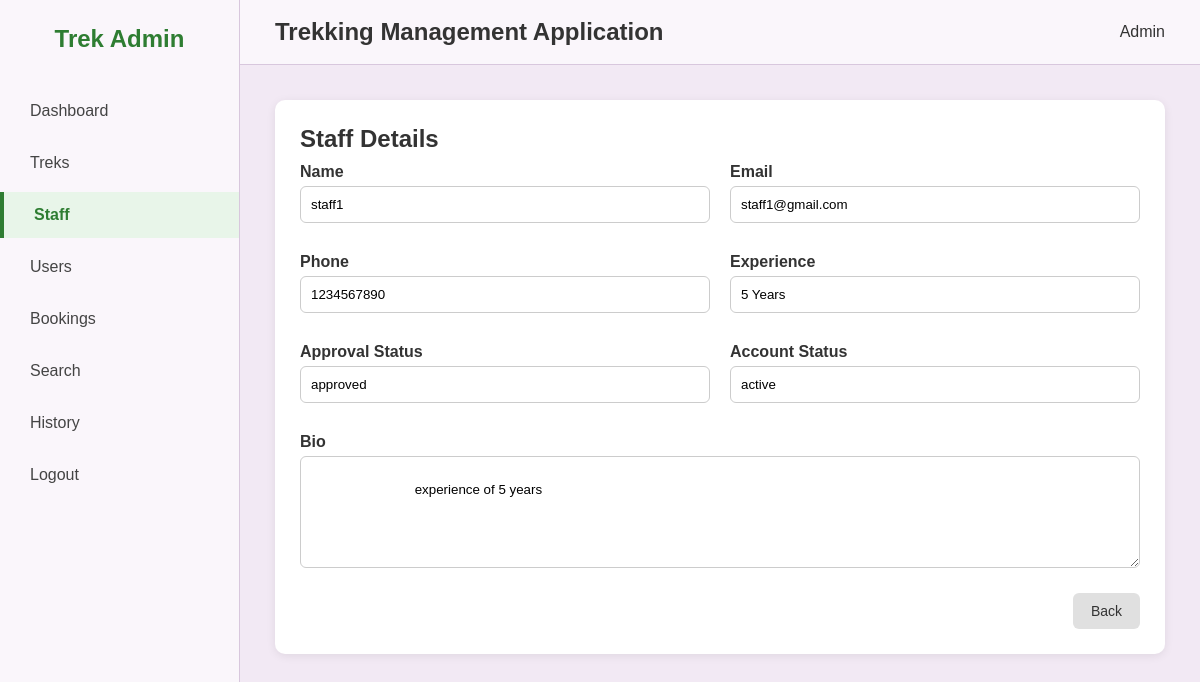
The app's page /admin/staff/3 (signed in) with its own data.
### models/models.py (models this page shows)
class User(db.Model):
    __tablename__='users'
    id=db.Column(db.Integer,primary_key=True)
    name=db.Column(db.String(100),nullable=False)
    email=db.Column(db.String(100),nullable=False,unique=True)
    password=db.Column(db.String(100),nullable=False)
    phone=db.Column(db.String(20),nullable=False)
    role=db.Column(db.String(30),nullable=False,default='user')                #admin/staff/user
    status=db.Column(db.String(20),nullable=False,default='active')    #active/blacklisted
    created_at=db.Column(db.DateTime,default=datetime.utcnow)
    bookings=db.relationship('Booking',backref='user',lazy=True)

class StaffProfile(db.Model):
    __tablename__='staff_profiles'
    id=db.Column(db.Integer,primary_key=True)
    user_id=db.Column(db.Integer, db.ForeignKey('users.id'),nullable=False,unique=True)
    bio=db.Column(db.Text,default='')
    experience_years=db.Column(db.Integer,default=0)
    approval_status=db.Column(db.String(20),default='pending')              #pending/approved/rejected
    user=db.relationship('User',backref=db.backref('staff_profile',uselist=False))

### controllers/admin_controller.py (the view)
    @app.route('/admin/staff/<int:staff_id>')
    @login_required
    @role_required('admin')
    def view_staff_details(staff_id):
        staff = User.query.get_or_404(staff_id)
        if staff.role != 'staff':
            flash("Invalid staff member.",'error')
            return redirect(url_for('view_staff'))
        profile = StaffProfile.query.filter_by(user_id=staff.id).first()
        return render_template('admin/staff_details.html',
                               staff=staff,
                               profile=profile
                               )

### templates/admin/staff_details.html
{% extends "base.html" %}
{% block content %}
<div class="dashboard-container">
    <aside class="sidebar">
        <h2 class="logo">Trek Admin</h2>
        <ul>
            <li><a href="{{ url_for('admin_dashboard') }}">Dashboard</a></li>
            <li><a href="{{ url_for('admin_view_treks') }}">Treks</a></li>
            <li class="active">
                <a href="{{ url_for('view_staff') }}">Staff</a>
            </li>
            <li><a href="{{ url_for('view_users') }}">Users</a></li>
            <li><a href="{{ url_for('view_bookings') }}">Bookings</a></li>
            <li><a href="{{ url_for('search') }}">Search</a></li>
            <li><a href="{{ url_for('trekking_history') }}">History</a></li>
            <li><a href="{{ url_for('logout') }}">Logout</a></li>
        </ul>
    </aside>
    <div class="main-content">
        <header class="topbar">
            <h2>Trekking Management Application</h2>
            <div class="admin-info">
                Admin
            </div>
        </header>
        <div class="content">
            <div class="form-card">
                <h2>Staff Details</h2>
                <div class="form-grid">
                    <div class="form-group">
                        <label>Name</label>
                        <input type="text"
                               value="{{ staff.name }}"
                               readonly>
                    </div>
                    <div class="form-group">
                        <label>Email</label>
                        <input type="text"
                               value="{{ staff.email }}"
                               readonly>
                    </div>
                    <div class="form-group">
                        <label>Phone</label>
                        <input type="text"
                               value="{{ staff.phone }}"
                               readonly>
                    </div>
                    <div class="form-group">
                        <label>Experience</label>
                        <input type="text"
                               value="{{ profile.experience_years }} Years"
                               readonly>
                    </div>
                    <div class="form-group">
                        <label>Approval Status</label>
                        <input type="text"
                               value="{{ profile.approval_status }}"
                               readonly>
                    </div>
                    <div class="form-group">
                        <label>Account Status</label>
                        <input type="text"
                               value="{{ staff.status }}"
                               readonly>
                    </div>
                    <div class="form-group full-width">
                        <label>Bio</label>
                        <textarea rows="6"
                                  readonly>
                        {% if profile.bio %}
                            {{ profile.bio }}
                        {% else %}
                            No bio added yet.
                        {% endif %}
                        </textarea>
                    </div>
                </div>
                <div class="button-group">
                    <a href="{{ url_for('view_staff') }}"
                       class="cancel-btn">
                        Back
                    </a>
                </div>
            </div>
        </div>
    </div>
</div>
{% endblock %}

### static/css/style.css (style rules this page uses)
* { margin:0; padding:0; box-sizing:border-box; font-family:Arial, Helvetica, sans-serif; }
body { background:#F2E9F4; color:#333; }
.dashboard-container { display:flex; min-height:100vh; }
.sidebar { width:240px; background:#FAF6FB; border-right:1px solid #d8c7dd; padding:25px 0; }
.logo { text-align:center; color:#2e7d32; margin-bottom:35px; }
.sidebar ul { list-style:none; }
.sidebar li { margin:6px 0; }
.sidebar a { display:block; padding:14px 30px; text-decoration:none; color:#444; transition:.3s; }
.sidebar li.active a { background:#e8f5e9; color:#2e7d32; font-weight:bold; border-left:4px solid #2e7d32; }
.main-content { flex:1; }
.topbar { display:flex; justify-content:space-between; align-items:center; background:#FAF6FB; padding:18px 35px; border-bottom:1px solid #d8c7dd; }
.content { padding:35px; }
.card, .profile-card, .form-card, .table-box { background:#fff; border-radius:10px; box-shadow:0 2px 10px rgba(0,0,0,.08); }
.profile-card, .form-card, .table-box { padding:25px; margin-bottom:30px; }
.profile-card form, .form-group { display:flex; flex-direction:column; }
.profile-card label, .form-group label { font-weight:bold; margin:10px 0 5px; }
.profile-card input, .form-group input, .form-group textarea, .form-group select, .filter-form input, .filter-form select, .search-form input { padding:10px; border:1px solid #ccc; border-radius:6px; }
.form-grid { display:grid; grid-template-columns:repeat(2,1fr); gap:20px; }
.full-width { grid-column:1/3; }
.filter-form, .search-form, .button-group { display:flex; gap:15px; align-items:center; }
.button-group { justify-content:flex-end; margin-top:25px; }
.form-group textarea { resize:vertical; }
.btn, .save-btn, .cancel-btn, .edit-btn, .delete-btn, .assign-btn { display:inline-block; text-decoration:none; padding:10px 18px; border-radius:6px; font-size:14px; border:none; cursor:pointer; }
.cancel-btn { background:#e0e0e0; color:#333; }

### records on screen
User: name "staff1", email "staff1@gmail.com", phone "1234567890", status "active"
StaffProfile: experience_years "5 Years", approval_status "approved", bio "experience of 5 years"
